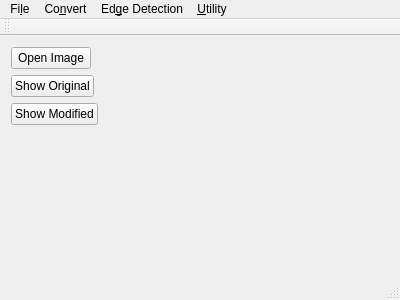
<?xml version="1.0" encoding="UTF-8"?>
<ui version="4.0">
 <class>MainWindow</class>
 <widget class="QMainWindow" name="MainWindow">
  <property name="geometry">
   <rect>
    <x>0</x>
    <y>0</y>
    <width>400</width>
    <height>300</height>
   </rect>
  </property>
  <property name="windowTitle">
   <string>OpenCV Demo - Hakan Mert KUM</string>
  </property>
  <widget class="QWidget" name="centralWidget">
   <widget class="QWidget" name="formLayoutWidget">
    <property name="geometry">
     <rect>
      <x>0</x>
      <y>0</y>
      <width>401</width>
      <height>241</height>
     </rect>
    </property>
    <layout class="QFormLayout" name="formLayout">
     <item row="0" column="0">
      <widget class="QPushButton" name="pushButton">
       <property name="text">
        <string>Open Image</string>
       </property>
      </widget>
     </item>
     <item row="0" column="1">
      <widget class="QLabel" name="lblImageName">
       <property name="text">
        <string/>
       </property>
      </widget>
     </item>
     <item row="2" column="0">
      <widget class="QPushButton" name="pushButton_2">
       <property name="text">
        <string>Show Modified</string>
       </property>
      </widget>
     </item>
     <item row="1" column="0">
      <widget class="QPushButton" name="pushButton_3">
       <property name="text">
        <string>Show Original</string>
       </property>
      </widget>
     </item>
    </layout>
   </widget>
  </widget>
  <widget class="QMenuBar" name="menuBar">
   <property name="geometry">
    <rect>
     <x>0</x>
     <y>0</y>
     <width>400</width>
     <height>25</height>
    </rect>
   </property>
   <widget class="QMenu" name="menuFile">
    <property name="title">
     <string>Fi&amp;le</string>
    </property>
   </widget>
   <widget class="QMenu" name="menuConvert">
    <property name="title">
     <string>Co&amp;nvert</string>
    </property>
    <addaction name="actionTo_Gray"/>
    <addaction name="actionTo_RGB"/>
    <addaction name="actionTo_Lab"/>
    <addaction name="actionTo_HSV"/>
    <addaction name="separator"/>
    <addaction name="actionFrom_RGB"/>
    <addaction name="actionFrom_Lab"/>
    <addaction name="actionFrom_HSV"/>
   </widget>
   <widget class="QMenu" name="menuUtility">
    <property name="title">
     <string>&amp;Utility</string>
    </property>
    <addaction name="actionSplit_channels"/>
    <addaction name="actionFilter"/>
    <addaction name="actionHistogram"/>
    <addaction name="actionNoiseGenerator"/>
   </widget>
   <widget class="QMenu" name="menuEdge_Detection">
    <property name="title">
     <string>Ed&amp;ge Detection</string>
    </property>
    <addaction name="actionCanny"/>
    <addaction name="actionSobel"/>
    <addaction name="actionLaplacian"/>
   </widget>
   <addaction name="menuFile"/>
   <addaction name="menuConvert"/>
   <addaction name="menuEdge_Detection"/>
   <addaction name="menuUtility"/>
  </widget>
  <widget class="QToolBar" name="mainToolBar">
   <attribute name="toolBarArea">
    <enum>TopToolBarArea</enum>
   </attribute>
   <attribute name="toolBarBreak">
    <bool>false</bool>
   </attribute>
  </widget>
  <widget class="QStatusBar" name="statusBar"/>
  <action name="actionTo_Gray">
   <property name="text">
    <string>&amp;To Gray</string>
   </property>
  </action>
  <action name="actionTo_RGB">
   <property name="text">
    <string>To &amp;RGB</string>
   </property>
  </action>
  <action name="actionTo_Lab">
   <property name="text">
    <string>To &amp;Lab</string>
   </property>
  </action>
  <action name="actionTo_HSV">
   <property name="text">
    <string>To &amp;HSV</string>
   </property>
  </action>
  <action name="actionFrom_RGB">
   <property name="text">
    <string>&amp;From RGB</string>
   </property>
  </action>
  <action name="actionFrom_Lab">
   <property name="text">
    <string>Fr&amp;om Lab</string>
   </property>
  </action>
  <action name="actionFrom_HSV">
   <property name="text">
    <string>Fro&amp;m HSV</string>
   </property>
  </action>
  <action name="actionSplit_channels">
   <property name="text">
    <string>&amp;Split channels</string>
   </property>
  </action>
  <action name="actionCanny">
   <property name="text">
    <string>&amp;Canny</string>
   </property>
  </action>
  <action name="actionSobel">
   <property name="text">
    <string>&amp;Sobel</string>
   </property>
  </action>
  <action name="actionLaplacian">
   <property name="text">
    <string>&amp;Laplacian</string>
   </property>
  </action>
  <action name="actionFilter">
   <property name="text">
    <string>&amp;Filter</string>
   </property>
  </action>
  <action name="actionHistogram">
   <property name="text">
    <string>&amp;Histogram</string>
   </property>
  </action>
  <action name="actionNoiseGenerator">
   <property name="text">
    <string>Noise</string>
   </property>
  </action>
 </widget>
 <layoutdefault spacing="6" margin="11"/>
 <resources/>
 <connections/>
</ui>
